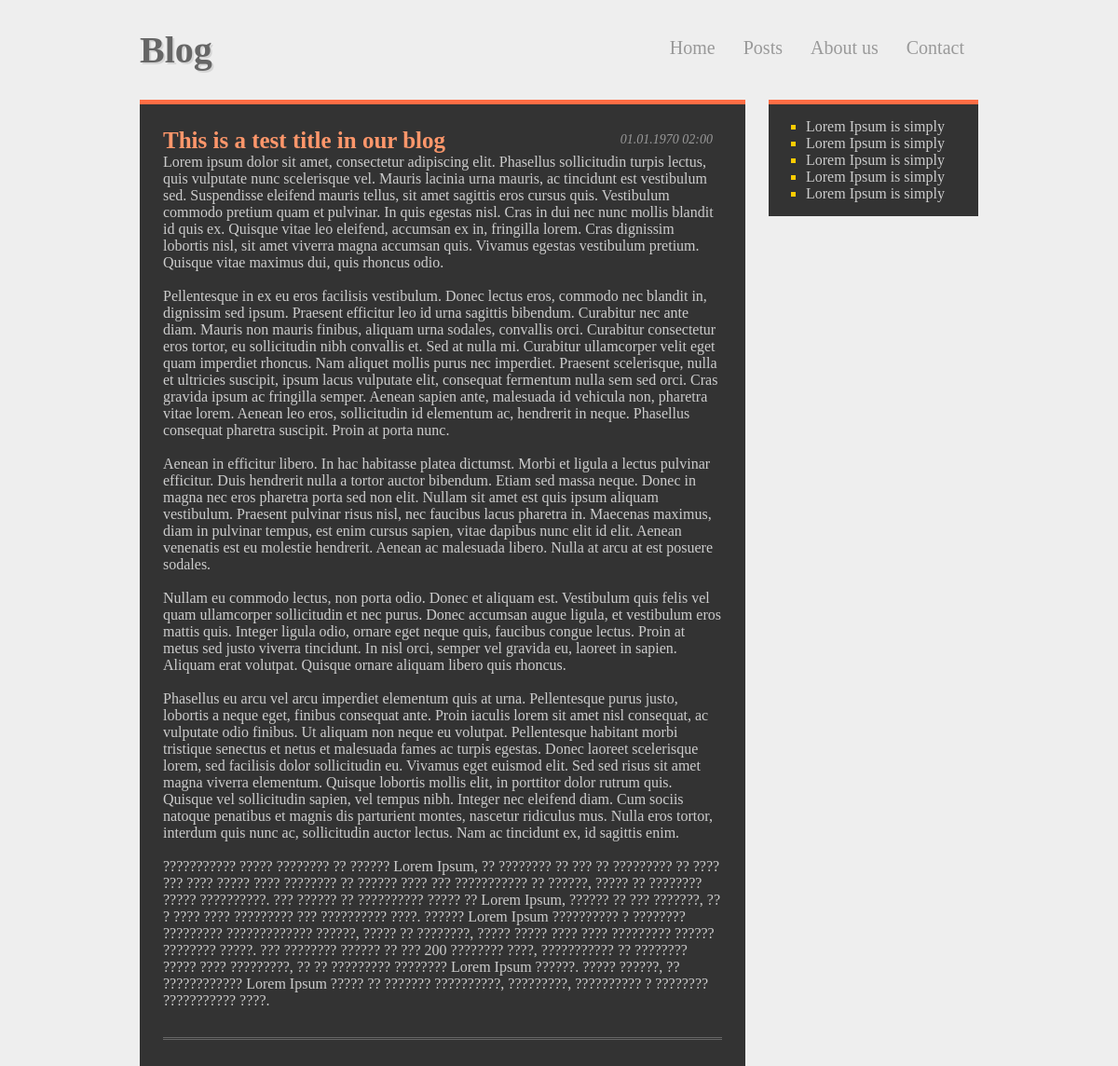
The page / on the database its author committed.
### tables this page shows
CREATE TABLE IF NOT EXISTS `posts` (
`id` int(11) NOT NULL,
  `title` varchar(255) NOT NULL,
  `text` text NOT NULL,
  `time` datetime NOT NULL,
  `tags` varchar(200) NOT NULL
);

### inc/Database.php (called while the page is built, shortened)
<?php
class Database{
    public $dbConnection;
    public function  __construct(){
        $host = "localhost";
        $user = "root";
        $pass = "";
        $db = "blog";
        $this->dbConnection = @new Mysqli($host, $user, $pass, $db);
        $this->dbConnection->set_charset("UTF8");
    }
    public function getAllPosts($start = false, $show = false){
        $limit = "";
        $query = $this->dbConnection->query('SELECT * FROM `posts` ORDER BY time desc'.$limit);
        while($row = $query->fetch_assoc()){
            $posts[] = $row;
        }
        return $posts;
    }
}

### index.php (the view, shortened to what this page needs)
<?php
require "inc/Database.php";
$db = new Database();
$styleFile = "styles/style.css";
require "inc/header.php";
$posts = $db->getAllPosts();
?>
<div class="posts">
    <?php
        if(count($posts) > 0){
            foreach($posts as $row){
                echo '<div class="post">';
                echo '<div class="date clear">'.date('d.m.Y H:i', $row['time']).'</div>';
                echo '<h3 class="postTitle"><a href="post.php?id='.$row['id'].'" >'.$row['title'].'</a></h3>';
                echo '<div class="postContent">'.nl2br($row['text']).'</div>';
                echo '</div>';
            }
        }else{
            echo '<p>No data</p>';
        }
    ?>
</div>
<?php
require "inc/Footer.php";

### inc/header.php (shortened to what this page needs)
<!doctype html>
<html lang="en">
<head>
    <link rel="stylesheet" href="<?= $styleFile ?>"/>
</head>
<body>
    <div class="wrapper">
        <header>
            <nav>
                <ul>
                    <li><a href="index.php">Home</a></li>
                    <li><a href="">Posts</a></li>
                    <li><a href="">About us</a></li>
                    <li><a href="contact.php">Contact</a></li>
                </ul>
            </nav>
            <h1><a href="index.php">Blog</a></h1>
        </header>
        <aside>
            <ul>
                <li><a href="#">Lorem Ipsum is simply</a></li>
                <li><a href="#">Lorem Ipsum is simply</a></li>
                <li><a href="#">Lorem Ipsum is simply</a></li>
                <li><a href="#">Lorem Ipsum is simply</a></li>
                <li><a href="#">Lorem Ipsum is simply</a></li>
            </ul>
        </aside>
        <main>

### inc/footer.php
        </main>
    </div>
</body>
</html>

### styles/style.css (style rules this page uses)
* { text-decoration:none; padding: 0; margin: 0; font-family: Calibri; }
html, body { background: #eee; }
.wrapper { width: 900px; margin: 0 auto; }
main { width: 600px; background: #333; padding: 15px 25px; border-top: 5px solid #FF6D44; }
.post { margin-bottom: 20px; color: #ccc; padding: 10px 0 30px 0; font-size: 16px; border-bottom: 3px double #666; }
.post:after { clear:both; display: block; content: ""; }
.post .date { float:right; font-style:italic; font-size:14px; color: #999; margin: 5px 10px 0 0; }
.post .postTitle a { font-size: 25px; color: #ff976b; }
.wrapper > header { padding: 30px 0; }
.wrapper > header nav { float: right; }
.wrapper > header nav ul { font-size: 0; }
.wrapper > header nav ul li { list-style:none; display: inline-block; }
.wrapper > header nav ul li a { display:block; padding: 10px 15px; font-size: 20px; color: #999; }
.wrapper > header > h1 a { font-size: 40px; color: #666; font-family: Georgia, serif; text-shadow: 2px 2px 0 rgba(0,0,0, 0.1); }
aside { float:right; text-align: left; width: 175px; background: #333; padding: 15px 25px; border-top: 5px solid #FF6D44; }
aside ul { list-style: square; padding-left: 15px; }
aside ul li { color: #ffcc00; }
aside ul li a { color: #ccc; }

### rows shown on the page
posts: time "01.01.1970 02:00", title "This is a test title in our blog", text "Lorem ipsum dolor sit amet, consectetur adipiscing elit. Phasellus sollicitudin turpis lectus, quis vulputate nunc scelerisque vel. Mauris lacinia urna mauris, ac tincidunt est vestibulum sed. Suspendisse eleifend mauris tellus, sit amet sagittis eros cursus quis. Vestibulum commodo pretium quam et pulvinar. In quis egestas nisl. Cras in dui nec nunc mollis blandit id quis ex. Quisque vitae leo eleifend, accumsan ex in, fringilla lorem. Cras dignissim lobortis nisl, sit amet viverra magna accumsan quis. Vivamus egestas vestibulum pretium. Quisque vitae maximus dui, quis rhoncus odio. Pellentesque in ex eu eros facilisis vestibulum. Donec lectus eros, commodo nec blandit in, dignissim sed…"
